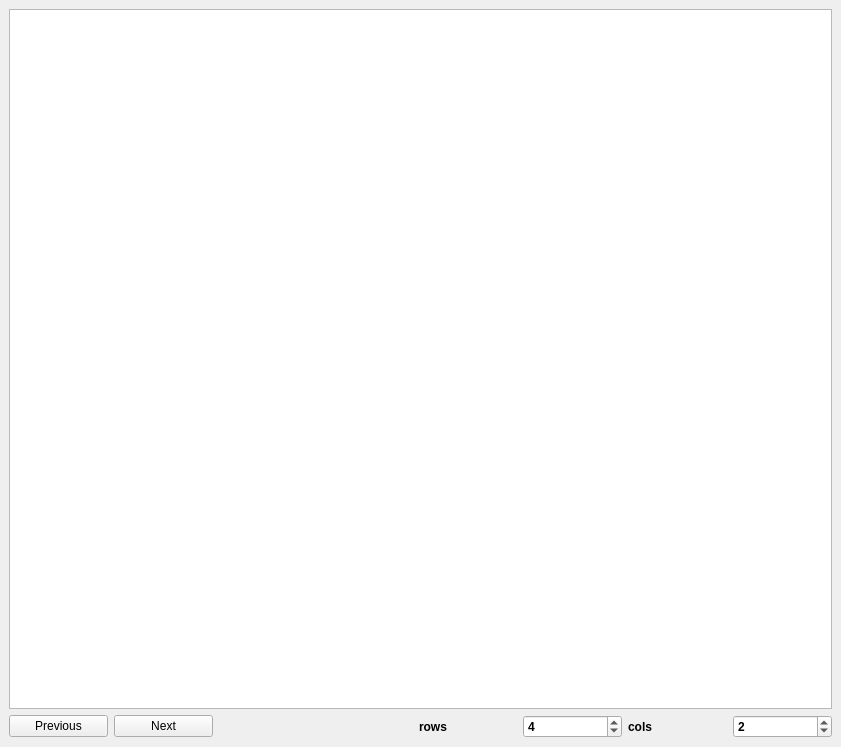
<?xml version="1.0" encoding="UTF-8"?>
<ui version="4.0">
 <class>DockWidget</class>
 <widget class="QDockWidget" name="DockWidget">
  <property name="geometry">
   <rect>
    <x>0</x>
    <y>0</y>
    <width>841</width>
    <height>747</height>
   </rect>
  </property>
  <property name="font">
   <font>
    <weight>75</weight>
    <bold>true</bold>
   </font>
  </property>
  <property name="windowTitle">
   <string>EIC Explorer</string>
  </property>
  <widget class="QWidget" name="dockWidgetContents">
   <layout class="QGridLayout" name="gridLayout">
    <item row="0" column="0">
     <layout class="QVBoxLayout" name="verticalLayout_3">
      <item>
       <layout class="QHBoxLayout" name="horizontalLayout_3"/>
      </item>
      <item>
       <widget class="GraphicsLayoutWidget" name="eicExplorerLayout">
        <property name="font">
         <font>
          <weight>75</weight>
          <bold>true</bold>
         </font>
        </property>
       </widget>
      </item>
      <item>
       <layout class="QHBoxLayout" name="horizontalLayout">
        <item>
         <widget class="QPushButton" name="prevButton">
          <property name="font">
           <font>
            <weight>50</weight>
            <bold>false</bold>
           </font>
          </property>
          <property name="text">
           <string>Previous</string>
          </property>
         </widget>
        </item>
        <item>
         <widget class="QPushButton" name="nextButton">
          <property name="font">
           <font>
            <weight>50</weight>
            <bold>false</bold>
           </font>
          </property>
          <property name="text">
           <string>Next</string>
          </property>
         </widget>
        </item>
        <item>
         <spacer name="horizontalSpacer">
          <property name="orientation">
           <enum>Qt::Horizontal</enum>
          </property>
          <property name="sizeType">
           <enum>QSizePolicy::Maximum</enum>
          </property>
          <property name="sizeHint" stdset="0">
           <size>
            <width>200</width>
            <height>20</height>
           </size>
          </property>
         </spacer>
        </item>
        <item>
         <widget class="QLabel" name="label">
          <property name="text">
           <string>rows</string>
          </property>
         </widget>
        </item>
        <item>
         <widget class="QSpinBox" name="numRows">
          <property name="value">
           <number>4</number>
          </property>
         </widget>
        </item>
        <item>
         <widget class="QLabel" name="label_2">
          <property name="text">
           <string>cols</string>
          </property>
         </widget>
        </item>
        <item>
         <widget class="QSpinBox" name="numCols">
          <property name="value">
           <number>2</number>
          </property>
         </widget>
        </item>
       </layout>
      </item>
     </layout>
    </item>
   </layout>
  </widget>
 </widget>
 <customwidgets>
  <customwidget>
   <class>GraphicsLayoutWidget</class>
   <extends>QGraphicsView</extends>
   <header>pyqtgraph</header>
  </customwidget>
 </customwidgets>
 <resources/>
 <connections/>
</ui>
